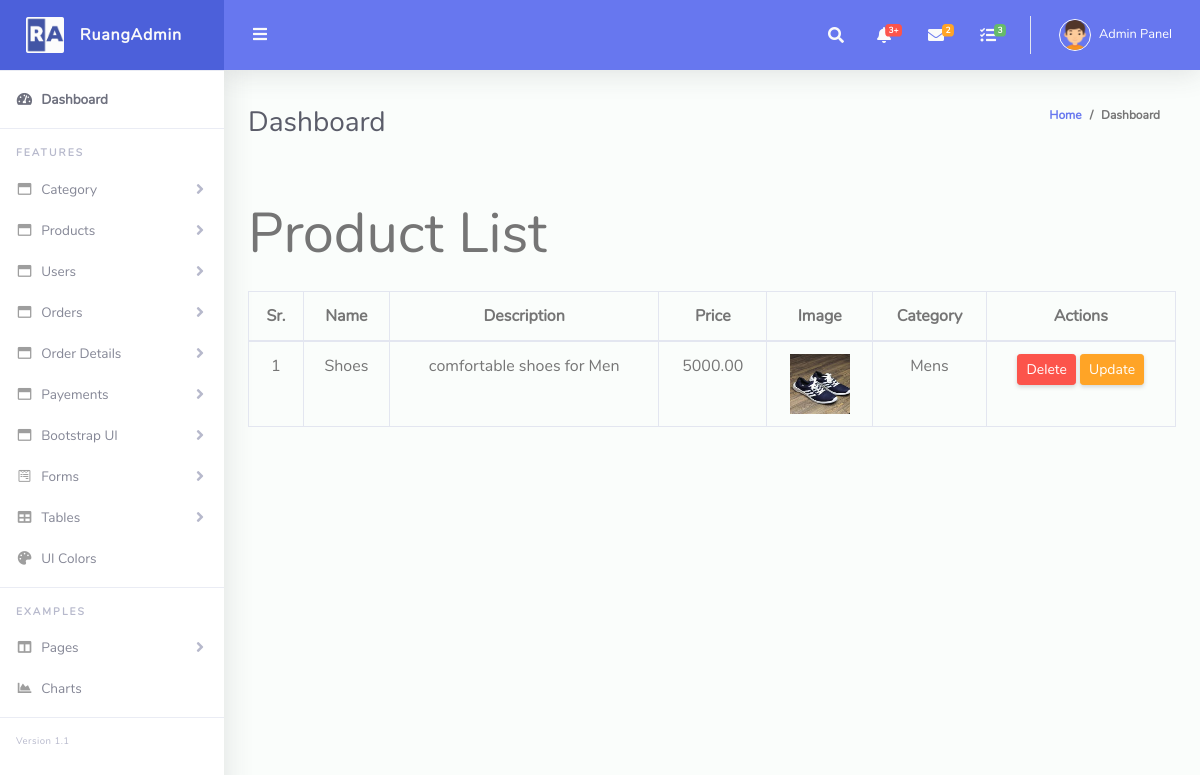
Page /admin/view_pro.php (signed in) on the earlier database version.
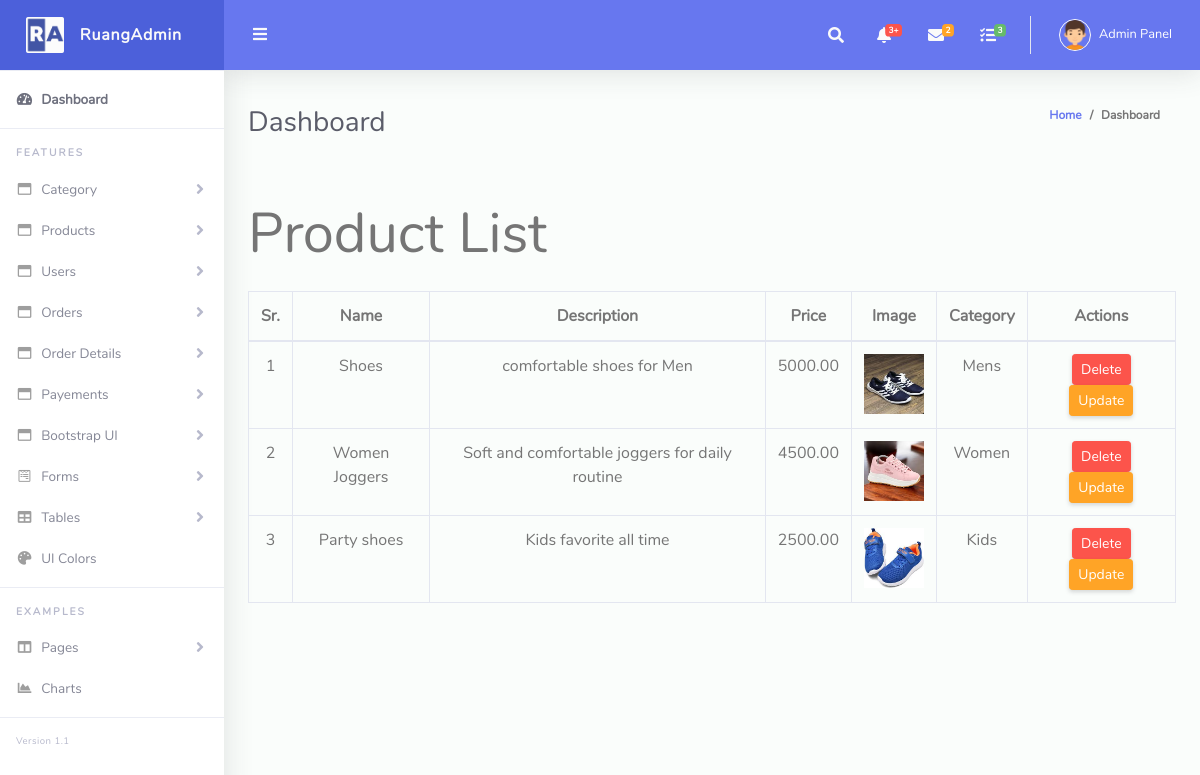
Same page on the later database version.
### tables this page shows
CREATE TABLE `products` (
  `id` int(11) NOT NULL,
  `name` varchar(100) NOT NULL,
  `des` varchar(100) NOT NULL,
  `price` decimal(10,2) NOT NULL,
  `image` varchar(255) NOT NULL,
  `cat_id` int(11) NOT NULL
);

CREATE TABLE `category` (
  `id` int(11) NOT NULL,
  `name` varchar(50) NOT NULL
);

### admin/view_pro.php (the view, shortened to what this page needs)
<?php
include 'header.php';
include 'dbconfig.php';
 ?>
<div class="container my-5">
    <h6 class="mb-4 display-4 fs-4">Product List</h6>
    <div class="row g-4">
        <div class="col-sm-12 col-md-12">
            <table class="table text-center table-bordered">
                <thead>
                    <tr>
                        <th>Sr.</th>
                        <th>Name</th>
                        <th>Description</th>
                        <th>Price</th>
                        <th>Image</th>
                        <th>Category</th>
                        <th>Actions</th>
                    </tr>
                </thead>
                <tbody>
                <?php
                $count = 1;
                $sql = "SELECT p.*, c.name as category_name FROM products p
                        JOIN category c ON p.cat_id = c.id";
                $run = mysqli_query($conn, $sql);
                while($row = mysqli_fetch_array($run)) {
                ?>
                    <tr>
                        <td><?= $count++; ?></td>
                        <td><?= $row['name']; ?></td>
                        <td><?= $row['des']; ?></td>
                        <td><?= $row['price']; ?></td>
                        <td><img src="uploads/<?= $row['image']; ?>" width="60" height="60"></td>
                        <td><?= $row['category_name']; ?></td>
                        <td>
                            <a href="delete_pro.php?id=<?= $row['id']; ?>"
                               onclick="return confirm('Are you sure to delete this product?');"
                               class="btn btn-danger btn-sm">Delete</a>
                            <a href="update_pro.php?id=<?= $row['id']; ?>"
                               class="btn btn-warning btn-sm">Update</a>
                        </td>
                    </tr>
                <?php } ?>
                </tbody>
            </table>
        </div>
    </div>
</div>
<?php include 'footer.php'; ?>

### admin/header.php (shortened to what this page needs)
<!DOCTYPE html>
<html lang="en">
<head>
  <link href="vendor/fontawesome-free/css/all.min.css" rel="stylesheet" type="text/css">
  <link href="vendor/bootstrap/css/bootstrap.min.css" rel="stylesheet" type="text/css">
  <link href="css/ruang-admin.min.css" rel="stylesheet">
</head>
<body id="page-top">
  <div id="wrapper">
    <ul class="navbar-nav sidebar sidebar-light accordion" id="accordionSidebar">
      <a class="sidebar-brand d-flex align-items-center justify-content-center" href="index.html">
        <div class="sidebar-brand-icon">
          <img src="img/logo/logo2.png">
        </div>
        <div class="sidebar-brand-text mx-3">RuangAdmin</div>
      </a>
      <hr class="sidebar-divider my-0">
      <li class="nav-item active">
        <a class="nav-link" href="dashboard.php">
          <i class="fas fa-fw fa-tachometer-alt"></i>
          <span>Dashboard</span></a>
      </li>
      <hr class="sidebar-divider">
      <div class="sidebar-heading">
        Features
      </div>
        <li class="nav-item">
        <a class="nav-link collapsed" href="#" data-toggle="collapse" data-target="#category"
          aria-expanded="true" aria-controls="category">
          <i class="far fa-fw fa-window-maximize"></i>
          <span>Category</span>
        </a>
      </li>
         <li class="nav-item">
        <a class="nav-link collapsed" href="#" data-toggle="collapse" data-target="#product"
          aria-expanded="true" aria-controls="product">
          <i class="far fa-fw fa-window-maximize"></i>
          <span>Products</span>
        </a>
      </li>
         <li class="nav-item">
        <a class="nav-link collapsed" href="#" data-toggle="collapse" data-target="#user"
          aria-expanded="true" aria-controls="user">
          <i class="far fa-fw fa-window-maximize"></i>
          <span>Users</span>
        </a>
      </li>
          <li class="nav-item">
        <a class="nav-link collapsed" href="#" data-toggle="collapse" data-target="#order"
          aria-expanded="true" aria-controls="order">
          <i class="far fa-fw fa-window-maximize"></i>
          <span>Orders</span>
        </a>
      </li>
                <li class="nav-item">
        <a class="nav-link collapsed" href="#" data-toggle="collapse" data-target="#order_detail"
          aria-expanded="true" aria-controls="order_detail">
          <i class="far fa-fw fa-window-maximize"></i>
          <span>Order Details</span>
        </a>
      </li>
          <li class="nav-item">
        <a class="nav-link collapsed" href="#" data-toggle="collapse" data-target="#payement"
          aria-expanded="true" aria-controls="payement">
          <i class="far fa-fw fa-window-maximize"></i>
          <span>Payements</span>
        </a>
      </li>
      <li class="nav-item">
        <a class="nav-link collapsed" href="#" data-toggle="collapse" data-target="#collapseBootstrap"
          aria-expanded="true" aria-controls="collapseBootstrap">
          <i class="far fa-fw fa-window-maximize"></i>
          <span>Bootstrap UI</span>
        </a>
      </li>
      <li class="nav-item">
        <a class="nav-link collapsed" href="#" data-toggle="collapse" data-target="#collapseForm" aria-expanded="true"
          aria-controls="collapseForm">
          <i class="fab fa-fw fa-wpforms"></i>
          <span>Forms</span>
        </a>
      </li>
      <li class="nav-item">
        <a class="nav-link collapsed" href="#" data-toggle="collapse" data-target="#collapseTable" aria-expanded="true"
          aria-controls="collapseTable">
          <i class="fas fa-fw fa-table"></i>
          <span>Tables</span>
        </a>
      </li>
      <li class="nav-item">
        <a class="nav-link" href="ui-colors.html">
          <i class="fas fa-fw fa-palette"></i>
          <span>UI Colors</span>
        </a>
      </li>
      <hr class="sidebar-divider">
      <div class="sidebar-heading">
        Examples
      </div>
      <li class="nav-item">
        <a class="nav-link collapsed" href="#" data-toggle="collapse" data-target="#collapsePage" aria-expanded="true"
          aria-controls="collapsePage">
          <i class="fas fa-fw fa-columns"></i>
          <span>Pages</span>
        </a>
      </li>
      <li class="nav-item">
        <a class="nav-link" href="charts.html">
          <i class="fas fa-fw fa-chart-area"></i>
          <span>Charts</span>
        </a>
      </li>
      <hr class="sidebar-divider">
      <div class="version" id="version-ruangadmin"></div>
    </ul>
    <div id="content-wrapper" class="d-flex flex-column">
      <div id="content">
        <nav class="navbar navbar-expand navbar-light bg-navbar topbar mb-4 static-top">
          <button id="sidebarToggleTop" class="btn btn-link rounded-circle mr-3">
            <i class="fa fa-bars"></i>
          </button>
          <ul class="navbar-nav ml-auto">
            <li class="nav-item dropdown no-arrow">
              <a class="nav-link dropdown-toggle" href="#" id="searchDropdown" role="button" data-toggle="dropdown"
                aria-haspopup="true" aria-expanded="false">
                <i class="fas fa-search fa-fw"></i>
              </a>
            </li>
            <li class="nav-item dropdown no-arrow mx-1">
              <a class="nav-link dropdown-toggle" href="#" id="alertsDropdown" role="button" data-toggle="dropdown"
                aria-haspopup="true" aria-expanded="false">
                <i class="fas fa-bell fa-fw"></i>
                <span class="badge badge-danger badge-counter">3+</span>
              </a>
            </li>
            <li class="nav-item dropdown no-arrow mx-1">
              <a class="nav-link dropdown-toggle" href="#" id="messagesDropdown" role="button" data-toggle="dropdown"
                aria-haspopup="true" aria-expanded="false">
                <i class="fas fa-envelope fa-fw"></i>
                <span class="badge badge-warning badge-counter">2</span>
              </a>
            </li>
            <li class="nav-item dropdown no-arrow mx-1">
              <a class="nav-link dropdown-toggle" href="#" id="messagesDropdown" role="button" data-toggle="dropdown"
                aria-haspopup="true" aria-expanded="false">
                <i class="fas fa-tasks fa-fw"></i>
                <span class="badge badge-success badge-counter">3</span>
              </a>
            </li>
            <li class="nav-item dropdown no-arrow">
              <a class="nav-link dropdown-toggle" href="#" id="userDropdown" role="button" data-toggle="dropdown"
                aria-haspopup="true" aria-expanded="false">
                <img class="img-profile rounded-circle" src="img/boy.png" style="max-width: 60px">
                <span class="ml-2 d-none d-lg-inline text-white small">Admin Panel</span>
              </a>
            </li>
          </ul>
        </nav>
        <div class="container-fluid" id="container-wrapper">
          <div class="d-sm-flex align-items-center justify-content-between mb-4">
            <h1 class="h3 mb-0 text-gray-800">Dashboard</h1>
            <ol class="breadcrumb">
              <li class="breadcrumb-item"><a href="./">Home</a></li>
              <li class="breadcrumb-item active" aria-current="page">Dashboard</li>
            </ol>
          </div>
</div>

### admin/footer.php (shortened to what this page needs)
</body>
</html>

Differences in the rows shown:
added products: name "Women Joggers", des "Soft and comfortable joggers for daily routine", price "4500.00", image (picture), cat.name "Women"
added products: name "Party shoes", des "Kids favorite all time", price "2500.00", image (picture), cat.name "Kids"
